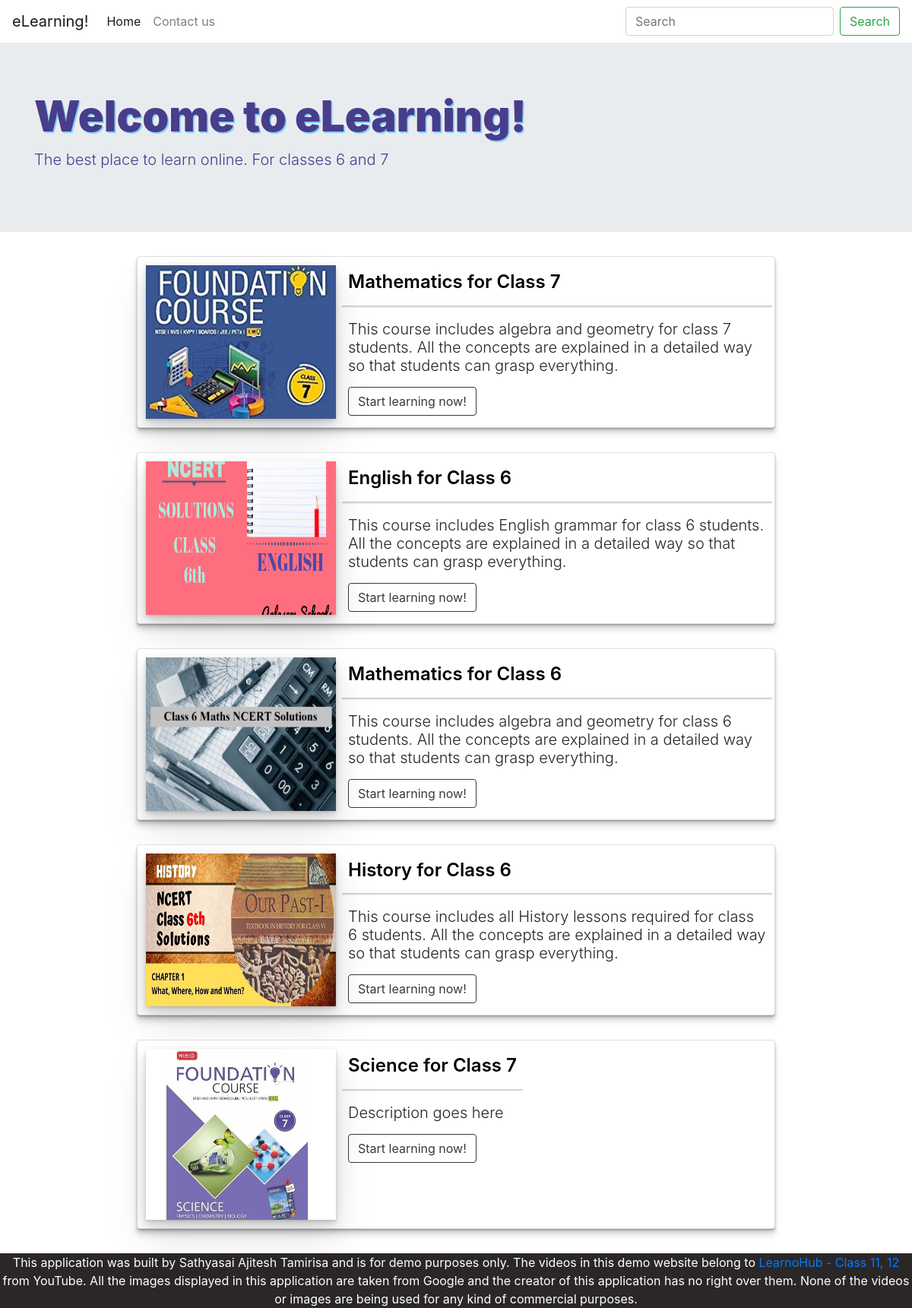
The page / on the database its author committed.
### app/models.py (models this page shows, shortened)
class Course(models.Model):
    code= models.IntegerField(blank=True, unique=True)
    name= models.CharField(max_length=100, blank=True)
    description= models.CharField(max_length=200, blank=True)
    image= models.CharField(max_length=50, blank=True)

### app/views.py (the view)
# urls.py: path('', views.index, name='index'),
def index(request):
    courses=Course.objects.all()
    return render(request, 'index.html', {'courses':courses})

### templates/index.html
{% extends 'base.html'%}
{% load static %}
{% static "images" as baseUrl %}
  {% block content %}
    <div  class="jumbotron jumbotron-fluid ">
      <div class="container jumbo">
        <h1 class="display-4">Welcome to eLearning!</h1>
        <p class="lead">The best place to learn online. For classes 6 and 7</p>
      </div>
    </div>
    {% for course in courses %}
      <div class="card d-flex flex-row">
          <img class= "pic col-6" src="{{baseUrl}}/{{course.image}}">
          <span>
              <h1 class="d-flex display-5 title my-3 mx-2">{{course.name}}</h1>
              <hr>
              <h5 class="lead desc">{{course.description}}</h5>
              <a type="button" class="btn btn-outline-dark load"  href="course/{{course.code}}/0" role="button">Start learning now!</a>
          </span>
      </div>
    {% endfor %}
  {% endblock %}

### templates/base.html (shortened to what this page needs)
{% load static %}
{% static "images" as baseUrl %}
<!DOCTYPE html>
<html lang="en">
<head>
    <link rel="stylesheet" type="text/css" href="{% static 'css/index.css' %}" />
    <link rel="stylesheet" type="text/css" href="{% static 'css/coursepage.css' %}" />
    <link rel="stylesheet" href="https://maxcdn.bootstrapcdn.com/bootstrap/4.0.0/css/bootstrap.min.css">
</head>
<body>
    <nav class="navbar navbar-expand-lg navbar-light">
        <a class="navbar-brand" href="/">eLearning!</a>
        <div class="collapse navbar-collapse" id="navbarSupportedContent">
          <ul class="navbar-nav mr-auto">
            <li class="nav-item active">
              <a class="nav-link" href="/">Home <span class="sr-only">(current)</span></a>
            </li>
            <li class="nav-item">
              <a class="nav-link" href="#">Contact us</a>
            </li>
          </ul>
          <form class="form-inline my-2 my-lg-0">
            <input class="form-control mr-sm-2" type="search" placeholder="Search" aria-label="Search">
            <button class="btn btn-outline-success my-2 my-sm-0" type="submit">Search</button>
          </form>
        </div>
    </nav>
    {% block content %}
    {% endblock %}
    <div class="footer">
        This application was built by Sathyasai Ajitesh Tamirisa and is for demo purposes only. The videos in this demo website belong to <a href='https://www.youtube.com/user/ExamFearVideos/videos'>LearnoHub - Class 11, 12</a> from YouTube. All the images displayed in this application are taken from Google and the creator of this application has no right over them. None of the videos or images are being used for any kind of commercial purposes.
    </div>
</body>
</html>

### static/css/index.css (style rules this page uses)
.card { width: 70%; height: 10%; margin: auto; margin-bottom: 32px; padding: 3px; margin-top: 16px; box-sizing: border-box; box-shadow: 0 1px 1px rgba(0,0,0,0.12), 0 2px 2px rgba(0,0,0,0.12), 0 4px 4px rgba(0,0,0,0.12), 0 8px 8px rgba(0,0,0,0.12); }
.card .pic { width: 30%; max-width: 250px; margin: 8px; padding: 0px; box-shadow: 0 1px 2px rgba(0,0,0,0.07), 0 2px 4px rgba(0,0,0,0.07), 0 4px 8px rgba(0,0,0,0.07), 0 8px 16px rgba(0,0,0,0.07), 0 16px 32px rgba(0,0,0,0.07), 0 32px 64px rgba(0,0,0,0.07); }
.title { color:black; font-weight: 600; text-align: center; margin: 8px; font-size: x-large; width: 100%; }
.card hr { height: 3px; border: 0; box-shadow: inset 0 4px 4px -4px rgba(0, 0, 0, 0.5); }
.card .desc { font-weight: 300; margin: 8px; }
.jumbo { color: darkslateblue; }
.jumbo h1 { text-shadow: 1.75px 1.75px lightskyblue; font-weight: 900; }
.card a { margin: 8px; margin-bottom: 12px; }
.footer { margin-top: 20px; left: 0; bottom: 0; width: 100%; color: white; background-color: rgb(43, 39, 39); text-align: center; }

### rows shown on the page
Course: image (picture), name "Mathematics for Class 7", description "This course includes algebra and geometry for class 7 students. All the concepts are explained in a detailed way so that students can grasp everything."
Course: image (picture), name "English for Class 6", description "This course includes English grammar for class 6 students. All the concepts are explained in a detailed way so that students can grasp everything."
Course: image (picture), name "Mathematics for Class 6", description "This course includes algebra and geometry for class 6 students. All the concepts are explained in a detailed way so that students can grasp everything."
Course: image (picture), name "History for Class 6", description "This course includes all History lessons required for class 6 students. All the concepts are explained in a detailed way so that students can grasp everything."
Course: image (picture), name "Science for Class 7", description "Description goes here"
